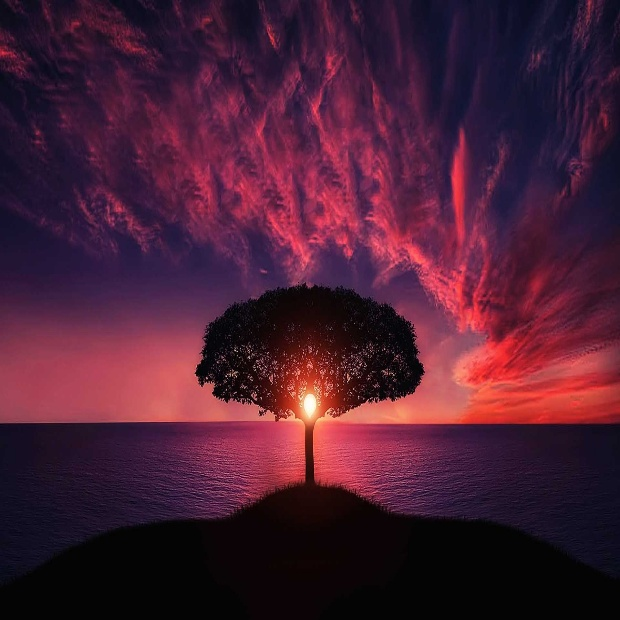
#> input picture tree.jpg, 620 x 620 px
$ jupyter execute Combine_2_Images.ipynb
#> lines starting #> are read from the running program, lines starting #| are printed output that depends on the picture
[cell 1]
import cv2
import numpy

[cell 2]
tree = cv2.imread('tree.jpg')
#> tree is the input picture: shape (620, 620, 3); mean B, G, R 51.2, 30.3, 73.7
cv2.imshow('tree',tree)
cv2.waitKey()
cv2.destroyAllWindows()

[cell 3]
land = cv2.imread('land.jpg')
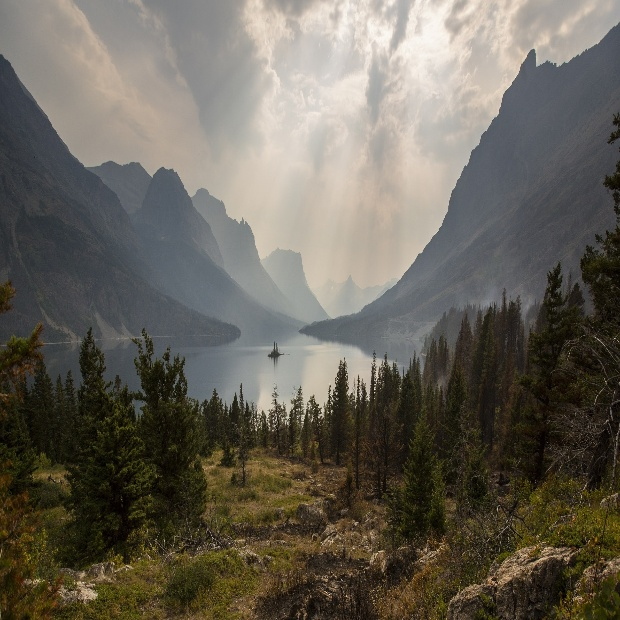
#> input picture land.jpg, 620 x 620 px
#> land is the input picture: shape (620, 620, 3); mean B, G, R 87.8, 98.5, 103.4
cv2.imshow('land',land)
cv2.waitKey()
cv2.destroyAllWindows()

[cell 4]
himage = numpy.hstack((tree,land))
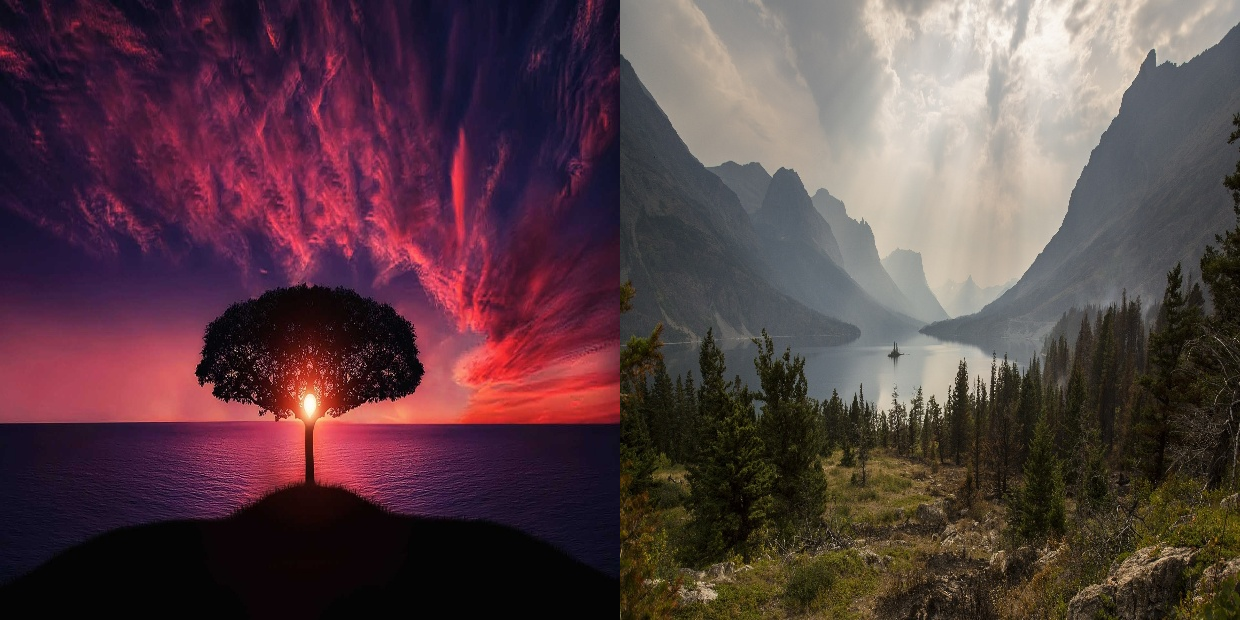
#> himage: shape (620, 1240, 3); mean B, G, R 69.5, 64.4, 88.5
